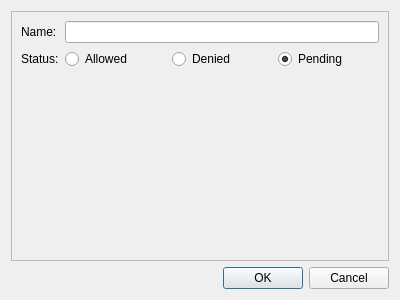
<?xml version="1.0" encoding="UTF-8"?>
<ui version="4.0">
 <class>Dialog</class>
 <widget class="QDialog" name="Dialog">
  <property name="enabled">
   <bool>true</bool>
  </property>
  <property name="geometry">
   <rect>
    <x>0</x>
    <y>0</y>
    <width>400</width>
    <height>300</height>
   </rect>
  </property>
  <property name="windowTitle">
   <string>Add Person</string>
  </property>
  <property name="modal">
   <bool>false</bool>
  </property>
  <layout class="QVBoxLayout" name="verticalLayout">
   <item>
    <widget class="QFrame" name="frame">
     <property name="frameShape">
      <enum>QFrame::StyledPanel</enum>
     </property>
     <property name="frameShadow">
      <enum>QFrame::Raised</enum>
     </property>
     <layout class="QFormLayout" name="formLayout">
      <item row="0" column="0">
       <widget class="QLabel" name="nameLabel">
        <property name="text">
         <string>Name:</string>
        </property>
       </widget>
      </item>
      <item row="0" column="1">
       <widget class="QLineEdit" name="nameLineEdit"/>
      </item>
      <item row="1" column="0">
       <widget class="QLabel" name="statusLabel">
        <property name="text">
         <string>Status:</string>
        </property>
       </widget>
      </item>
      <item row="1" column="1">
       <layout class="QHBoxLayout" name="horizontalLayout">
        <item>
         <widget class="QRadioButton" name="allowed_radio_button">
          <property name="text">
           <string>Allowed</string>
          </property>
          <property name="checked">
           <bool>false</bool>
          </property>
         </widget>
        </item>
        <item>
         <widget class="QRadioButton" name="denied_radio_button">
          <property name="text">
           <string>Denied</string>
          </property>
         </widget>
        </item>
        <item>
         <widget class="QRadioButton" name="pending_radio_button">
          <property name="text">
           <string>Pending</string>
          </property>
          <property name="checked">
           <bool>true</bool>
          </property>
         </widget>
        </item>
       </layout>
      </item>
     </layout>
    </widget>
   </item>
   <item>
    <widget class="QDialogButtonBox" name="buttonBox">
     <property name="orientation">
      <enum>Qt::Horizontal</enum>
     </property>
     <property name="standardButtons">
      <set>QDialogButtonBox::Cancel|QDialogButtonBox::Ok</set>
     </property>
    </widget>
   </item>
  </layout>
 </widget>
 <resources/>
 <connections>
  <connection>
   <sender>buttonBox</sender>
   <signal>accepted()</signal>
   <receiver>Dialog</receiver>
   <slot>accept()</slot>
   <hints>
    <hint type="sourcelabel">
     <x>248</x>
     <y>254</y>
    </hint>
    <hint type="destinationlabel">
     <x>157</x>
     <y>274</y>
    </hint>
   </hints>
  </connection>
  <connection>
   <sender>buttonBox</sender>
   <signal>rejected()</signal>
   <receiver>Dialog</receiver>
   <slot>reject()</slot>
   <hints>
    <hint type="sourcelabel">
     <x>316</x>
     <y>260</y>
    </hint>
    <hint type="destinationlabel">
     <x>286</x>
     <y>274</y>
    </hint>
   </hints>
  </connection>
 </connections>
</ui>
